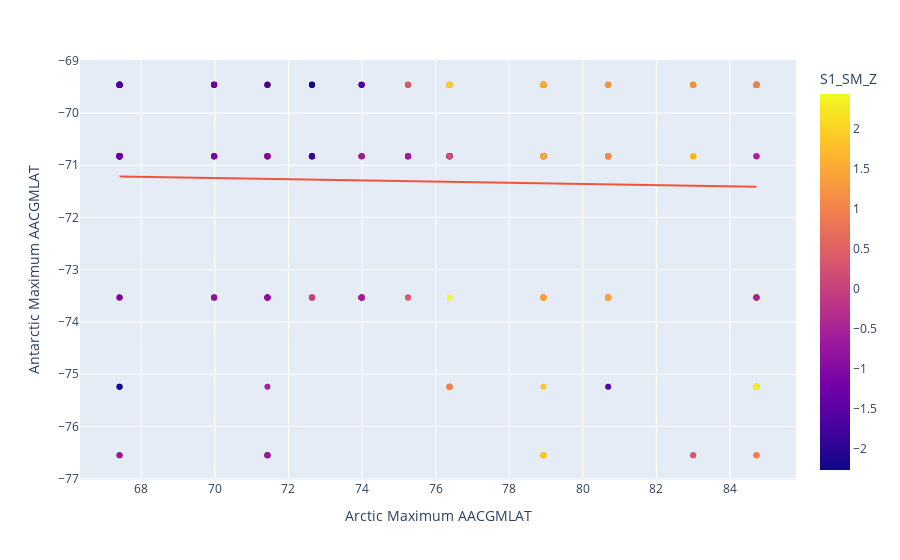

This figure's notebook cell:
### Code cell
px.scatter(df, x = 'Arctic Maximum AACGMLAT', y = 'Antarctic Maximum AACGMLAT', color = 'S1_SM_Z', trendline="ols")

### Figure 1 — Plotly figure (JSON) as saved in the notebook; plotly's stock layout.template omitted (floating-point values rounded to 4 significant figures; data arrays with more than 128 entries replaced by an {"elided": "..."} marker saying what was removed)
{"data": [{"hovertemplate": "Arctic Maximum AACGMLAT=%{x}<br>Antarctic Maximum AACGMLAT=%{y}<br>S1_SM_Z=%{marker.color}<extra></extra>", "legendgroup": "", "marker": {"color": {"elided": "486 float values"}, "coloraxis": "coloraxis", "symbol": "circle"}, "mode": "markers", "name": "", "orientation": "v", "showlegend": false, "type": "scatter", "x": {"elided": "486 float values"}, "xaxis": "x", "y": {"elided": "486 float values"}, "yaxis": "y"}, {"hovertemplate": "<b>OLS trendline</b><br>Antarctic Maximum AACGMLAT = -0.0112862 * Arctic Maximum AACGMLAT + -70.4552<br>R<sup>2</sup>=0.001248<br><br>Arctic Maximum AACGMLAT=%{x}<br>Antarctic Maximum AACGMLAT=%{y} <b>(trend)</b><extra></extra>", "legendgroup": "", "marker": {"symbol": "circle"}, "mode": "lines", "name": "", "showlegend": false, "type": "scatter", "x": {"elided": "486 float values"}, "xaxis": "x", "y": {"elided": "486 float values"}, "yaxis": "y"}], "layout": {"autosize": true, "coloraxis": {"colorbar": {"title": {"text": "S1_SM_Z"}}, "colorscale": [[0, "#0d0887"], [0.1111, "#46039f"], [0.2222, "#7201a8"], [0.3333, "#9c179e"], [0.4444, "#bd3786"], [0.5556, "#d8576b"], [0.6667, "#ed7953"], [0.7778, "#fb9f3a"], [0.8889, "#fdca26"], [1, "#f0f921"]]}, "legend": {"tracegroupgap": 0}, "margin": {"t": 60}, "xaxis": {"anchor": "y", "autorange": true, "domain": [0, 1], "range": [66.37, 85.76], "title": {"text": "Arctic Maximum AACGMLAT"}, "type": "linear"}, "yaxis": {"anchor": "x", "autorange": true, "domain": [0, 1], "range": [-77.1, -68.91], "title": {"text": "Antarctic Maximum AACGMLAT"}, "type": "linear"}}}
